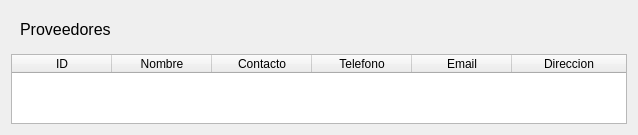
            <widget class="QWidget" name="tbProvider">
             <layout class="QVBoxLayout" name="verticalLayout_3">
              <item>
               <widget class="QWidget" name="widget_2" native="true">
                <layout class="QHBoxLayout" name="horizontalLayout_4">
                 <item>
                  <widget class="QLabel" name="label">
                   <property name="font">
                    <font>
                     <pointsize>12</pointsize>
                    </font>
                   </property>
                   <property name="text">
                    <string>Proveedores</string>
                   </property>
                  </widget>
                 </item>
                </layout>
               </widget>
              </item>
              <item>
               <widget class="QTableWidget" name="tableProvider">
                <property name="sizeAdjustPolicy">
                 <enum>QAbstractScrollArea::SizeAdjustPolicy::AdjustToContents</enum>
                </property>
                <property name="selectionBehavior">
                 <enum>QAbstractItemView::SelectionBehavior::SelectRows</enum>
                </property>
                <attribute name="horizontalHeaderStretchLastSection">
                 <bool>true</bool>
                </attribute>
                <column>
                 <property name="text">
                  <string>ID</string>
                 </property>
                </column>
                <column>
                 <property name="text">
                  <string>Nombre</string>
                 </property>
                </column>
                <column>
                 <property name="text">
                  <string>Contacto</string>
                 </property>
                </column>
                <column>
                 <property name="text">
                  <string>Telefono</string>
                 </property>
                </column>
                <column>
                 <property name="text">
                  <string>Email</string>
                 </property>
                </column>
                <column>
                 <property name="text">
                  <string>Direccion</string>
                 </property>
                </column>
               </widget>
              </item>
             </layout>
            </widget>
